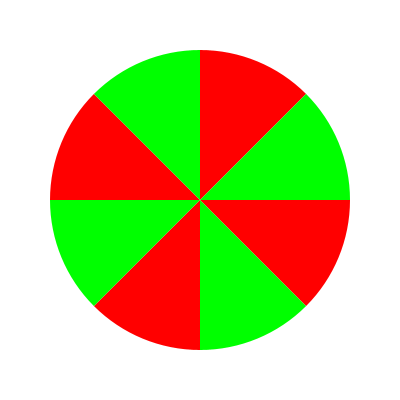
Frame 1 (no input)
Frame 60 (the mouse pressed at the canvas centre just before this capture): identical to frame 1, image omitted
Frame 120 (the mouse held since frame 60 and released just before this capture): identical to frame 1, image omitted

The Processing sketch that drew this single still picture (run headless with seeded random() and noise(); from frame 60 on, the mouse is pressed at the canvas centre):

// Processing sketch: colorIllusion2
// ── colorIllusion2.pde
boolean rotating = false;
boolean dissapear = false;
float a = 0;

void setup() {
  size(400, 400);
}

void draw() {
  background(255);
  translate(200, 200);
  rotate(a);
  if (rotating) {
    a += PI/4;
  }
  fill(255, 0, 0);
  noStroke();
  arc(0, 0, 300, 300, 0, PI/4);
  arc(0, 0, 300, 300, PI/2, 3*PI/4);
  arc(0, 0, 300, 300, PI, 5*PI/4);
  arc(0, 0, 300, 300, 3*PI/2, 7*PI/4);
  if (dissapear) {
    fill(0, 255, 255);
  } else {
    fill(0, 255, 0);
  }
  arc(0, 0, 300, 300, PI/4, PI/2);
  arc(0, 0, 300, 300, 3*PI/4, PI);
  arc(0, 0, 300, 300, 5*PI/4, 3*PI/2);
  arc(0, 0, 300, 300, 7*PI/4, TWO_PI);
}

void mousePressed() {
  if (mouseButton == LEFT) {
    rotating = !rotating;
  } else if (mouseButton == RIGHT) {
    dissapear = !dissapear;
  }
}
